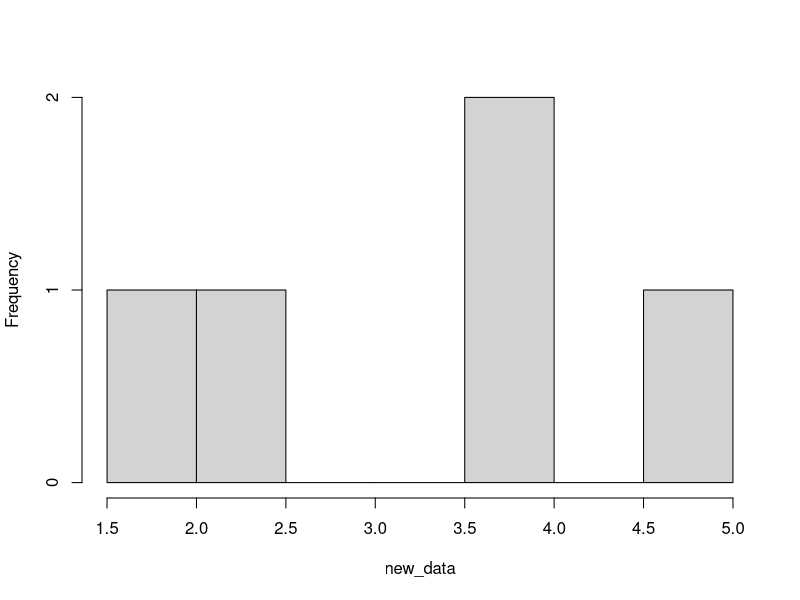
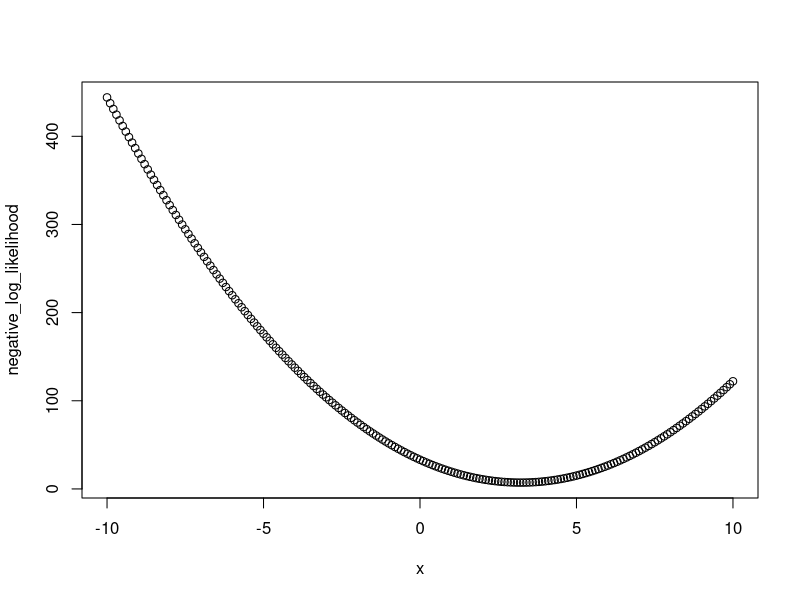
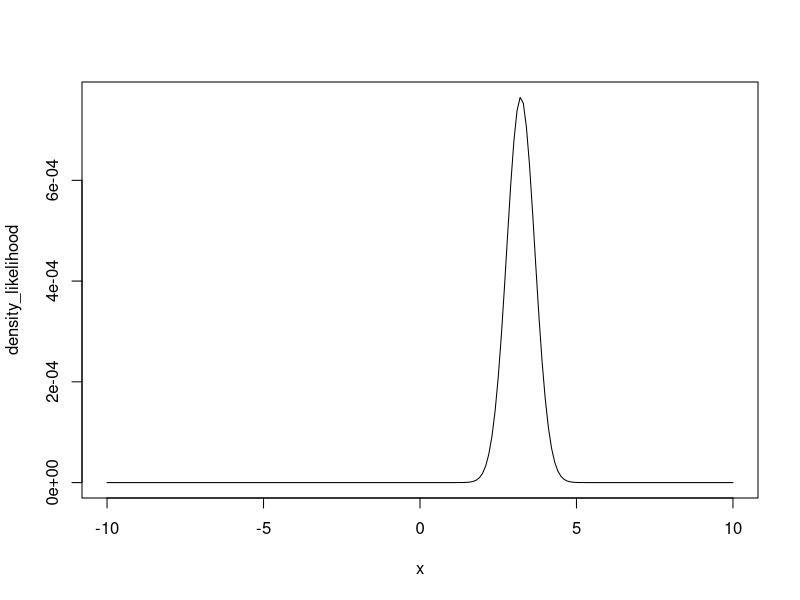
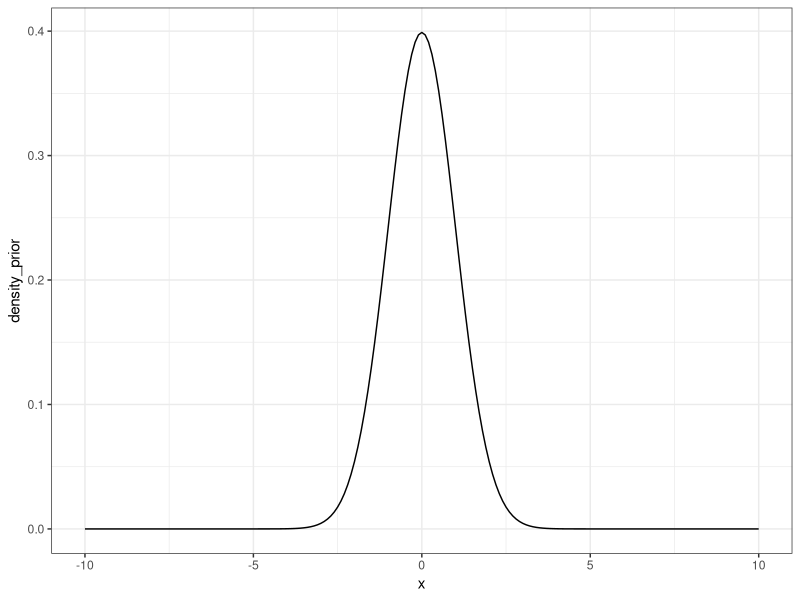
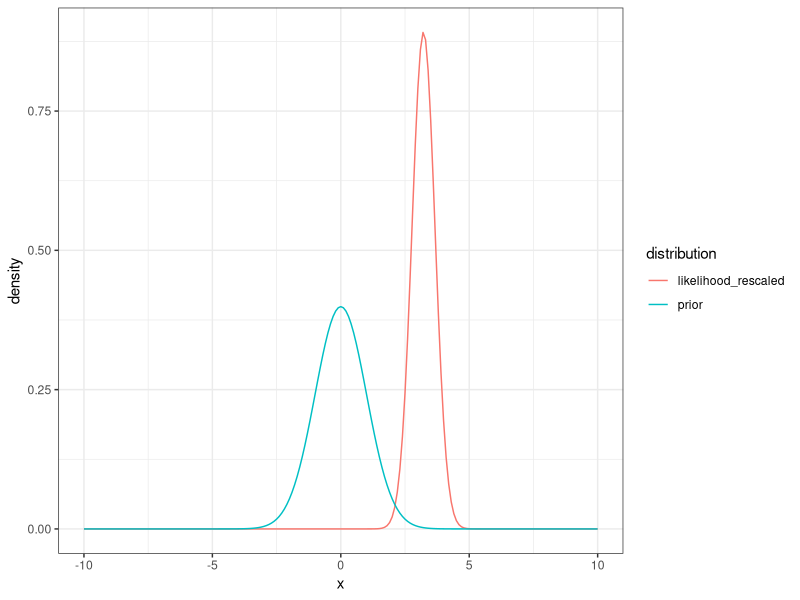
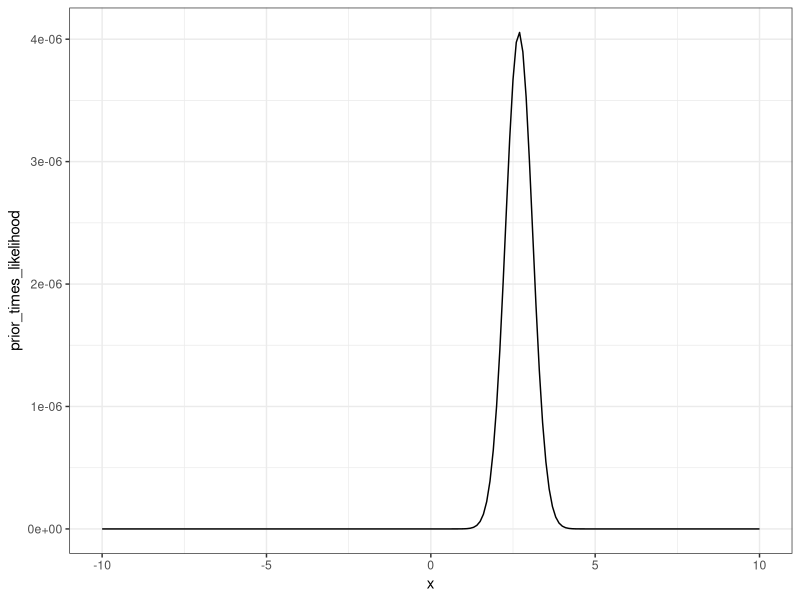
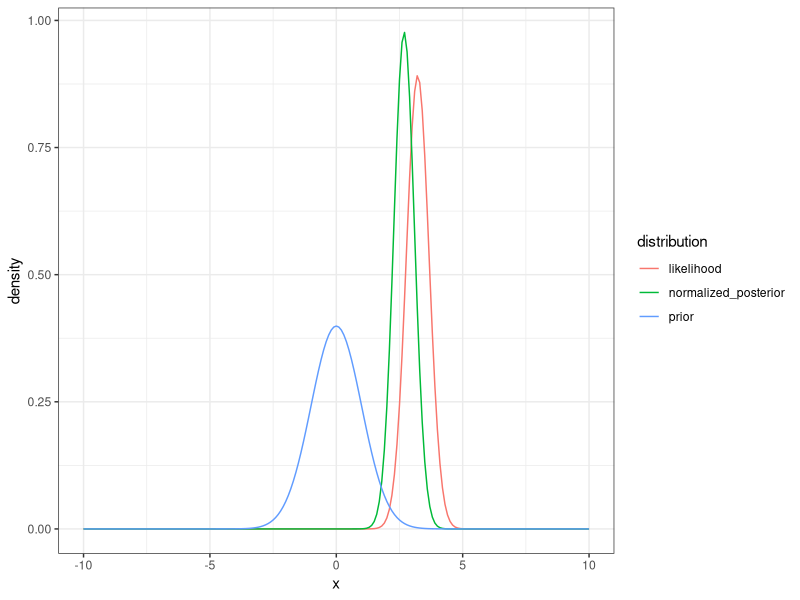
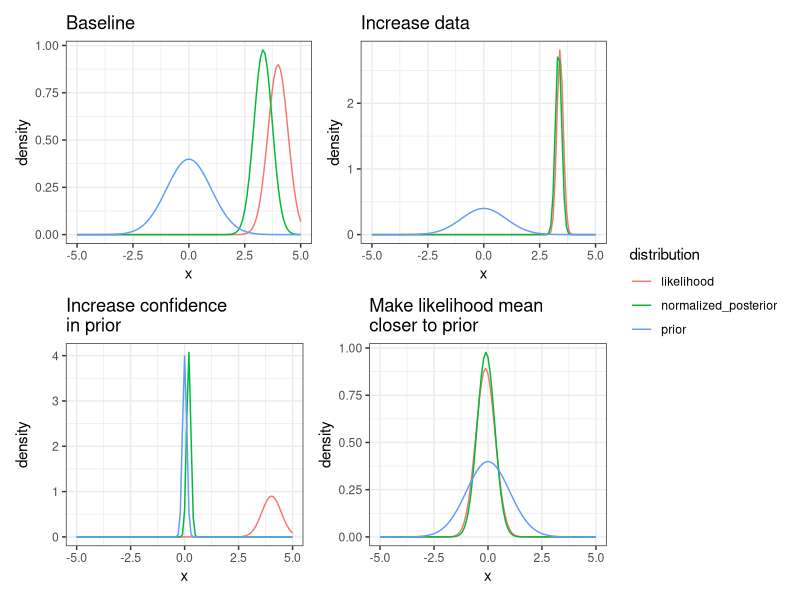

Reproduce these figures in R, in order.
## ---- chunk 1
#| echo: FALSE
#| message: FALSE
library(tidyverse)
library(patchwork)
## ---- chunk 2
num_data_points <- 5

mean_data <- 3.0
sd_data <- 1.0
new_data <- rnorm(num_data_points, mean = mean_data, sd = sd_data)
## ---- chunk 3
#| fig-cap: Five random simples from a normal distirubtion with mean = 3 and sd = 1
#| label: fig-rnorm1
hist(new_data, main = "")
## ---- chunk 4
#DATA MODEL
delta_x <- 0.1
x <- seq(-10,10, delta_x)
negative_log_likelihood <- rep(NA,length(x))
for(i in 1:length(x)){
  negative_log_likelihood[i] <- -sum(dnorm(new_data, mean = x[i], sd = 1, log = TRUE))
}
## ---- chunk 5
#| fig-cap: Negative log likelihood curve
#| label: fig-ll-bayes
plot(x, negative_log_likelihood)
## ---- chunk 6
density_likelihood <- exp(-negative_log_likelihood)
## ---- chunk 7
#| fig-cap: likelihood curve
#| label: fig-ll2-density
plot(x, density_likelihood, type = "l")
## ---- chunk 8
likelihood_area_under_curve <- sum(density_likelihood * delta_x) #Width * Height
density_likelihood_rescaled <- density_likelihood/likelihood_area_under_curve
## ---- chunk 9
#| fig-cap: Rescale likelihood (area under curve is 1)
#| label: fig-rescaled-ll
d <- tibble(x = x,
            likelihood = density_likelihood_rescaled) |> 
ggplot(aes(x = x, y = likelihood)) +
  geom_line() +
  theme_bw()

## ---- chunk 10
mean_prior <- 0
sd_prior <- 1.0
## ---- chunk 11
density_prior <- dnorm(x, mean = mean_prior, sd = sd_prior)
## ---- chunk 12
#| fig-cap: likelihood of the x given the prior distribution
#| label: fig-prior-dens
d <- tibble(x = x,
            density_prior = density_prior)
ggplot(d, aes(x = x, y = density_prior)) +
  geom_line()  +
  theme_bw()
## ---- chunk 13
#| fig-cap: likelihood of the x given the prior distribution and likelihood of the model.
#| label: fig-prior-ll-dens
tibble(x = x,
            prior = density_prior,
            likelihood_rescaled = density_likelihood_rescaled) %>% 
  pivot_longer(cols = -x, names_to = "distribution", values_to = "density") %>% 
  mutate(distribution = factor(distribution)) %>% 
  ggplot(aes(x = x, y = density, color = distribution)) +
  geom_line()  +
  theme_bw()

## ---- chunk 14
prior_times_likelihood <- density_prior * density_likelihood
## ---- chunk 15
#| fig-cap: 
#| label: @fig-post-unscaled
d <- tibble(x = x,
            prior_times_likelihood = prior_times_likelihood)
ggplot(d, aes(x = x, y = prior_times_likelihood)) +
  geom_line()  +
  theme_bw()
## ---- chunk 16
area_under_curve <- sum(prior_times_likelihood * delta_x)  #sum(Width * Height) = total probability of the data given all possible values of the parameter
normalized_posterior <- prior_times_likelihood / area_under_curve
## ---- chunk 17
#| fig-cap: Prior, likelihood, and posterior shown together 
#| label: fig-prior-ll-post
tibble(x = x,
       prior = density_prior,
       likelihood = density_likelihood_rescaled,
       normalized_posterior = normalized_posterior) %>% 
  pivot_longer(cols = -x, names_to = "distribution", values_to = "density") %>% 
  mutate(distribution = factor(distribution)) %>% 
  ggplot(aes(x = x, y = density, color = distribution)) +
  geom_line()  +
  theme_bw()
## ---- chunk 18
explore_senstivity <- function(num_data_points, mean_data, sd_data, mean_prior, sd_prior, title){

new_data <- rnorm(num_data_points, mean_data, sd_data)
delta_x <- 0.1
x <- seq(-5,5, delta_x)
negative_log_likelihood <- rep(NA,length(x))

#DATA MODEL
for(i in 1:length(x)){
  #Process model is that mean = x
  negative_log_likelihood[i] <- -sum(dnorm(new_data, mean = x[i], sd = 1, log = TRUE))
}

density_likelihood <- exp(-negative_log_likelihood)
likelihood_area_under_curve <- sum(density_likelihood * delta_x) #Width * Height
density_likelihood_rescaled <- density_likelihood/likelihood_area_under_curve

#Prior
density_prior <- dnorm(x, mean = mean_prior, sd = sd_prior)

#Prior x Likelihood
prior_times_likelihood <- density_prior * density_likelihood
area_under_curve <- sum(prior_times_likelihood * delta_x) #Width * Height
normalized_posterior <- prior_times_likelihood / area_under_curve

p <- tibble(x = x,
       prior = density_prior,
       likelihood = density_likelihood_rescaled,
       normalized_posterior = normalized_posterior) %>% 
  pivot_longer(cols = -x, names_to = "distribution", values_to = "density") %>% 
  mutate(distribution = factor(distribution)) %>% 
  ggplot(aes(x = x, y = density, color = distribution)) +
  geom_line() +
  labs(title = title)  +
  theme_bw()
return(p)
}
## ---- chunk 19
#Baseline
p1 <- explore_senstivity(num_data_points = 5,
                        mean_data = 3,
                        sd_data = 2,
                        mean_prior = 0,
                        sd_prior = 1.0,
                        title = "Baseline")

#Increase confidence in prior
p2 <- explore_senstivity(num_data_points = 5,
                        mean_data = 3,
                        sd_data = 2,
                        mean_prior = 0,
                        sd_prior = 0.1,
                        title = "Increase confidence\nin prior")

#Increase number of data points
p3 <- explore_senstivity(num_data_points = 50,
                        mean_data = 3,
                        sd_data = 2,
                        mean_prior = 0,
                        sd_prior = 1.0,
                        title = "Increase data")

#Make likelihood mean closer to prior
p4 <- explore_senstivity(num_data_points = 5,
                        mean_data = 0,
                        sd_data = 2,
                        mean_prior = 0,
                        sd_prior = 1.0,
                        title = "Make likelihood mean\ncloser to prior")

## ---- chunk 20
#| echo: false
#| fig-cap: Senstivity of posteriors to different data and prior scenarios
#| label: fig-post-sens
(p1 + p3) / (p2 + p4) + plot_layout(guides = "collect")  
## ---- chunk 21
set.seed(100)
num_data_points <- 10
par1_true <- 3
sd_data <- 0.5
x <- runif(num_data_points, 0, 10)
par_true <- c(par1_true, 0.5)
y_true <- par_true[1] * (x / (x + par_true[2]))
y <- rnorm(length(y_true), mean = y_true, sd = sd_data)
## ---- chunk 22
plot(x, y, ylim = c(0, par1_true + 2))
## ---- chunk 23
mean_prior <- 1.0
sd_prior <- 0.5
## ---- chunk 24
delta_par1 <- 0.1
par1 <- seq(-3,10, delta_par1)
negative_log_likelihood <- rep(NA,length(par1))
for(i in 1:length(par1)){
  #Process model
  pred <- par1[i] * (x / (x + par_true[2]))
  #Data model
  negative_log_likelihood[i] <- -sum(dnorm(y, mean = pred, sd = sd_data, log = TRUE))
}

density_likelihood <- exp(-negative_log_likelihood)
likelihood_area_under_curve <- sum(density_likelihood * delta_par1) #Width * Height
density_likelihood_rescaled <- density_likelihood/likelihood_area_under_curve

#Priors
density_prior <- dnorm(par1, mean = mean_prior, sd = sd_prior)
prior_times_likelihood <- density_prior * density_likelihood
area_under_curve <- sum(prior_times_likelihood * delta_par1) #Width * Height
normalized_posterior <- prior_times_likelihood / area_under_curve
## ---- chunk 25
tibble(par1 = par1,
       prior = density_prior,
       likelihood = density_likelihood_rescaled,
       normalized_posterior = normalized_posterior) %>% 
  pivot_longer(cols = -par1, names_to = "distribution", values_to = "density") %>% 
  mutate(distribution = factor(distribution)) %>% 
  ggplot(aes(x = par1, y = density, color = distribution)) +
  geom_line()  +
  theme_bw()
## ---- chunk 26
par1_mle <- par1[which.max(density_likelihood)]
par1_post <- par1[which.max(normalized_posterior)]

d <- tibble(x = seq(0,10, 0.1),
            prior = mean_prior * (x / (x + par_true[2])),
            likelihood = par1_mle * (x / (x + par_true[2])),
            posterior = par1_post * (x / (x + par_true[2]))) %>% 
  pivot_longer(cols = -x, names_to = "distribution", values_to = "prediction") %>% 
  mutate(distribution = factor(distribution))
## ---- chunk 27
ggplot(d, aes(x = x, y = prediction, col = distribution)) +
  geom_line() +
  labs(y = "M-M model prediction (process model)")  +
  theme_bw()
## ---- chunk 28
num_data_points <- 10
par1_true <- 3
sd_data <- 0.5
x <- runif(num_data_points, 0, 10)
par_true <- c(par1_true, 0.5)
y_true <- par_true[1] * (x / (x + par_true[2]))
y <- rnorm(length(y_true), mean = y_true, sd = sd_data)
## ---- chunk 29
plot(x, y, ylim = c(0, par1_true + 2))
## ---- chunk 30
#Initialize chain
num_iter <- 5000
pars <- array(NA, dim = c(num_iter))
pars[1] <- 2
log_prob_current <- -10000000000
prob_current <- exp(log_prob_current)
jump <- 0.1

mean_prior <- 1.0
sd_prior <- 0.5

for(i in 2:num_iter){
  
  #Randomly select new parameter values
  proposed_pars <- rnorm(1, pars[i - 1], jump)
  
    
  #PRIORS: how likely is the proposed value given the prior distribution?
  prior <- dnorm(proposed_pars, mean = mean_prior, sd = sd_prior)

  #PROCESS MODEL: Use new parameter values in the process model
  pred <- proposed_pars * (x / (x + par_true[2]))

  #DATA MODEL: how likely is the data given the proposed parameter?
  #We are multiplying here
  likelihood <- prod(dnorm(y, mean = pred, sd = sd_data))
  
  #Combine the prior and likelihood
  #remember that you multiply probabilities which mean you can add log(probability)
  prob_proposed <- prior * likelihood
  
  z <- (prob_proposed/prob_current)
  
  #Now pick a random number between 0 and 1
  r <- runif(1, 0, 1)
  
  #If z > r then accept the new parameters
  #Note: this will always happen if the new parameters are more likely than
  #the old parameters z > 1 means than z is always > r no matter what value of
  #r is chosen.  However it will accept worse parameter sets (P_new is less
  #likely then P_old - i.e., z < 1) in proportion to how much worse it is
  #For example: if z = 0.9 and then any random number drawn by runif that is
  #less than 0.90 will result in accepting the worse values (i.e., the slightly
  #worse values will be accepted a lot of the time).  In contrast, if z = 0.01
  #(i.e., the new parameters are much much worse), then they can still be accepted
  #but much more rarely because random r values of < 0.1 occur more rarely
  if(z > r){
    pars[i] <- proposed_pars
    prob_current <- prob_proposed
  }else{
    pars[i] <- pars[i - 1]
    prob_current <- prob_current #this calculation isn't necessary but is here to show you the logic
  }
}
## ---- chunk 31
#| warning: FALSE
d <- tibble(iter = 1:num_iter,
       par1 = pars)

p1 <-  ggplot(d, aes(x = iter, y = par1)) +
  geom_line()  +
  theme_bw()

p2 <- ggplot(d, aes(x = par1)) +
  geom_histogram() +
  theme_bw()

p1 | p2
## ---- chunk 32
#| warning: FALSE

nburn <- 100
d_burn <- tibble(iter = nburn:num_iter,
       par1 = pars[nburn:num_iter])
## ---- chunk 33
#| warning: FALSE
p1 <-  ggplot(d_burn, aes(x = iter, y = par1)) +
  geom_line() +
  theme_bw()

p2 <- ggplot(d_burn, aes(x = par1)) +
  geom_histogram() +
  theme_bw()

p1 | p2
## ---- chunk 34
par_post_burn <- pars[nburn:num_iter]

#Mean
mean(par_post_burn)
#sd
sd(par_post_burn)
#Quantiles
quantile(par_post_burn, c(0.025, 0.5,0.975))
## ---- chunk 35
num_samples <- 100
sample_index <- sample(x = 1:length(par_post_burn), size = num_samples, replace = TRUE)
random_draws <- par_post_burn[sample_index]
## ---- chunk 36
hist(random_draws)
## ---- chunk 37
num_samples <- 1000
x_new = x
pred_posterior_mean <- matrix(NA, num_samples, length(x_new))   # storage for all simulations
y_posterior <- matrix(NA, num_samples, length(x_new)) 

for(i in 1:num_samples){
  sample_index <- sample(x = 1:length(pars), size = 1, replace = TRUE)
  pred_posterior_mean[i, ] <- pars[sample_index] * (x_new / (x_new + par_true[2]))
  y_posterior[i, ] <- rnorm(length(x_new), pred_posterior_mean[i, ], sd = sd_data)
  
}
n.stats.y <- apply(y_posterior, 2, quantile, c(0.025, 0.5, 0.975))
n.stats.y.mean <- apply(y_posterior, 2, mean)

n.stats.mean <- apply(pred_posterior_mean, 2, quantile, c(0.025, 0.5, 0.975))

d <- tibble(x = x_new,
            median = n.stats.y.mean,
            lower95_y = n.stats.y[1, ],
            upper95_y = n.stats.y[3, ],
            lower95_mean = n.stats.mean[1, ],
            upper95_mean = n.stats.mean[3, ],
            obs = y)
## ---- chunk 38
ggplot(d, aes(x = x)) +
  geom_ribbon(aes(ymin = lower95_y, ymax = upper95_y), fill = "lightblue", alpha = 0.5) +
    geom_ribbon(aes(ymin = lower95_mean, ymax = upper95_mean), fill = "pink", alpha = 0.5) +
  geom_line(aes(y = median)) +
  geom_point(aes(y = obs)) +
  labs(y = "M-M Prediction")  +
  theme_bw()

## ---- chunk 39
#| warning: FALSE

library(tidyverse)
library(patchwork)

#Build fake dataset
set.seed(100)
num_data_points <- 200
sd_data <- 0.25
par_true <- c(3, 0.5)
x <- runif(num_data_points, 0, 10)
y_true <- par_true[1] * (x / (x + par_true[2]))
y <- rnorm(length(y_true), mean = y_true, sd = sd_data)
## ---- chunk 40
plot(x, y, ylim = c(0, par_true[1] + 2))
## ---- chunk 41
#Set MCMC Configuration
num_iter <- 2000
num_pars <- 2
jump <- c(0.05, 0.05)

#Initialize chain
pars <- array(NA, dim = c(num_pars, num_iter))
pars[1, 1] <- 2
pars[2, 1] <- 1
log_likelihood_prior_current <- -10000000000

for(i in 2:num_iter){
  
  #Loop through parameter value
  
  for(j in 1:num_pars){
      #Randomly select new parameter values
    proposed_pars <- pars[, i - 1]
    proposed_pars[j] <- rnorm(1, mean = pars[j, i - 1], sd = jump[j])
    
    ##########################
    # PRIORS
    #########################
    #(remember that you multiply probabilities which mean you can add log(probability))
    log_prior <- dunif(proposed_pars[1], min = 0, max = 10, log = TRUE) + 
      dunif(proposed_pars[2], min = 0, max = 100, log = TRUE)
    
    #Likelihood.  
    #You could use:
    # pred <- process_model(x, pars = proposed_pars)
    # log_likelihood <- sum(dnorm(new_data, mean = pred, sd = sd_data, log = TRUE)
    # but we are looping here because it transitions well to the next section of the course
    log_likelihood <- rep(NA, length(x))
    pred <- rep(NA, length(x))
    for(m in 1:length(x)){
      ##########################
      # PROCESS MODEL
      #########################
      pred[m] <- proposed_pars[1] * (x[m] / (x[m] + proposed_pars[2]))
      ##########################
      # DATA MODEL
      #########################
      log_likelihood[m] <- dnorm(y[m], mean = pred[m], sd = sd_data, log = TRUE)
    }
    #Remember that you multiply probabilities which mean you can add log(probability)
    #Hence the use of sum
    log_likelihood <- sum(log_likelihood)
    
    ############################
    ###  PRIOR x LIKELIHOOD
    ############################
    #Combine the prior and likelihood
    #remember that you multiply probabilities which means you can add log(probability)
    log_likelihood_prior_proposed <- log_prior + log_likelihood
    
    #We want the ratio of new / old but since it is in log space we first
    #take the difference of the logs: log(new/old) = log(new) - log(old) 
    # and then take out of log space exp(log(new) - log(old))
    z <- exp(log_likelihood_prior_proposed - log_likelihood_prior_current)
    
    #Now pick a random number between 0 and 1
    r <- runif(1, min = 0, max = 1)
    #If z > r then accept the new parameters
    #Note: this will always happen if the new parameters are more likely than
    #the old parameters z > 1 means than z is always > r no matter what value of
    #r is chosen.  However it will accept worse parameter sets (P_new is less
    #likely then P_old - i.e., z < 1) in proportion to how much worse it is
    #For example: if z = 0.9 and then any random number drawn by runif that is
    #less than 0.90 will result in accepting the worse values (i.e., the slightly
    #worse values will be accepted a lot of the time).  In contrast, if z = 0.01
    #(i.e., the new parameters are much much worse), then they can still be accepted
    #but much more rarely because random r values of < 0.1 occur more rarely
    if(log(z) > log(r)){
      pars[j, i] <- proposed_pars[j]
      log_likelihood_prior_current <- log_likelihood_prior_proposed
    }else{
      pars[j, i] <- pars[j, i - 1]
      log_likelihood_prior_current <- log_likelihood_prior_current #this calculation isn't necessary but is here to show you the logic
    }
  }
}

## ---- chunk 42
#| warning: FALSE

d <- tibble(iter = 1:num_iter,
            par1 = pars[1, ],
            par2 = pars[2, ]) %>%
  pivot_longer(-iter, values_to = "value", names_to = "parameter")
## ---- chunk 43
#| warning: FALSE

p1 <- ggplot(d, aes(x = iter, y = value)) +
  geom_line() +
  facet_wrap(~parameter, scales = "free") +
  theme_bw()

p2 <- ggplot(d, aes(x = value)) +
  geom_histogram() +
  facet_wrap(~parameter, scales = "free") +
  theme_bw()

p1 / p2
## ---- chunk 44


## ---- chunk 45


## ---- chunk 46


## ---- chunk 47


## ---- chunk 48


## ---- chunk 49


## ---- chunk 50
